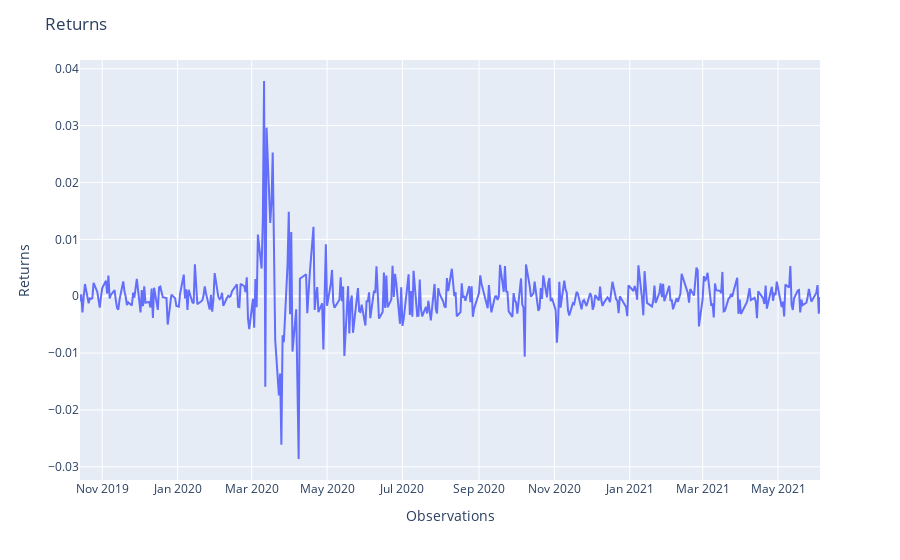

The code cell stored with this chart in its notebook:
### Code cell
portfolio.plot_returns()

### Figure 1 — Plotly figure (JSON) as saved in the notebook; plotly's stock layout.template omitted (floating-point values rounded to 4 significant figures; data arrays with more than 128 entries replaced by an {"elided": "..."} marker saying what was removed)
{"data": [{"hovertemplate": "variable=returns<br>index=%{x}<br>value=%{y}<extra></extra>", "legendgroup": "returns", "line": {"color": "#636efa", "dash": "solid"}, "marker": {"symbol": "circle"}, "mode": "lines", "name": "returns", "orientation": "v", "showlegend": true, "type": "scatter", "x": {"elided": "407 str values"}, "xaxis": "x", "y": {"elided": "407 float values"}, "yaxis": "y"}], "layout": {"legend": {"title": {"text": "variable"}, "tracegroupgap": 0}, "margin": {"t": 60}, "showlegend": false, "title": {"text": "Returns"}, "xaxis": {"anchor": "y", "domain": [0, 1], "title": {"text": "Observations"}}, "yaxis": {"anchor": "x", "domain": [0, 1], "title": {"text": "Returns"}}}}
